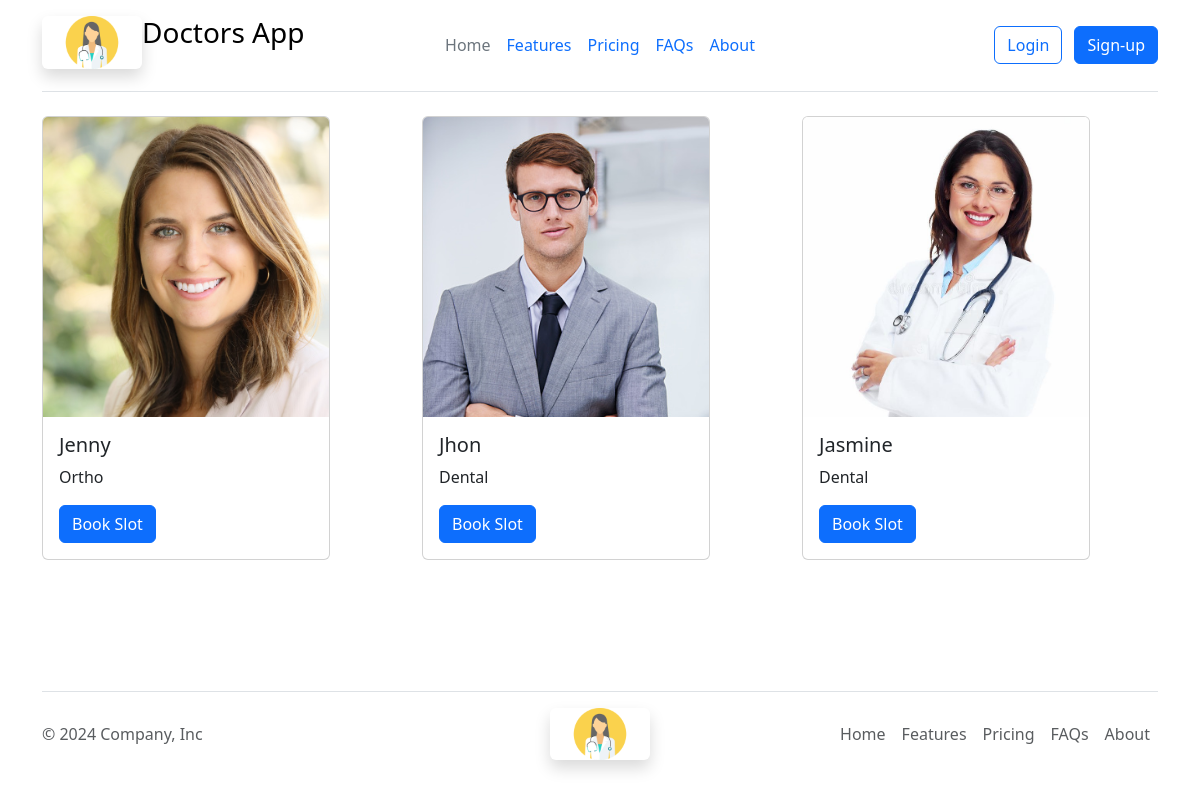
/home/, run on the app's committed database.
### myapp/models.py (models this page shows, shortened)
class Userdata2(models.Model):
    doctor_name=models.CharField(max_length=100)
    doctor_img=models.ImageField(upload_to='doctors/')
    spec=models.CharField(max_length=50)

### myapp/views.py (the view)
# urls.py: path('home/',views.home_page,name='home'),
def home_page(request):
    doctors=Userdata2.objects.all()
    return render(request,'home.html',{'doctor_info':doctors})

### templates/home.html (shortened to what this page needs)
<!DOCTYPE html>
<html lang="en">
<head>
    <link href="https://cdn.jsdelivr.net/npm/bootstrap@5.3.3/dist/css/bootstrap.min.css" rel="stylesheet">
</head>
<body>
   <div class="container">
    <header class="d-flex flex-wrap align-items-center justify-content-center justify-content-md-between py-3 mb-4 border-bottom">
      <div class="col-md-3 mb-2 mb-md-0">
        <a href="/" class="d-inline-flex link-body-emphasis text-decoration-none">
          <img class="img-fluid rounded shadow" src="../static/imgD2.png" width="100px" height="60px" alt="">
          <h3>Doctors App</h3>
        </a>
      </div>
      <ul class="nav col-12 col-md-auto mb-2 justify-content-center mb-md-0">
        <li><a href="#" class="nav-link px-2 link-secondary">Home</a></li>
        <li><a href="#" class="nav-link px-2">Features</a></li>
        <li><a href="#" class="nav-link px-2">Pricing</a></li>
        <li><a href="#" class="nav-link px-2">FAQs</a></li>
        <li><a href="#" class="nav-link px-2">About</a></li>
      </ul>
      <div class="col-md-3 text-end">
        <a href="{% url 'login' %}"><button type="button" class="btn btn-outline-primary me-2">Login</button></a>
        <a href="{% url 'signup' %}"><button type="button" class="btn btn-primary">Sign-up</button></a>
      </div>
    </header>
  </div>
     <div class="container">
      <div class="row">
        {% for i in doctor_info %}
        <div class="col-4">
          <div class="card" style="width: 18rem;">
            <img src="{{ i.doctor_img.url }}" class="card-img-top" alt="..." style="object-fit: cover;object-position: top; width: 100%;height: 300px;">
            <div class="card-body">
              <h5 class="card-title">{{ i.doctor_name }}</h5>
              <p class="card-text">{{ i.spec }}</p>
              <a href="{% url 'form' i.id %}" class="btn btn-primary">Book Slot</a>
            </div>
          </div>
        </div>
        {% endfor %}
      </div>
     </div>
    <div class="container fixed-bottom">
        <footer class="d-flex flex-wrap justify-content-between align-items-center py-3 my-4 border-top">
          <p class="col-md-4 mb-0 text-body-secondary">&copy; 2024 Company, Inc</p>
          <a href="/" class="col-md-4 d-flex align-items-center justify-content-center mb-3 mb-md-0 me-md-auto link-body-emphasis text-decoration-none">
            <img class="img-fluid rounded shadow" src="../static/imgD2.png" width="100px" height="60px" alt="">
          </a>
          <ul class="nav col-md-4 justify-content-end">
            <li class="nav-item"><a href="#" class="nav-link px-2 text-body-secondary">Home</a></li>
            <li class="nav-item"><a href="#" class="nav-link px-2 text-body-secondary">Features</a></li>
            <li class="nav-item"><a href="#" class="nav-link px-2 text-body-secondary">Pricing</a></li>
            <li class="nav-item"><a href="#" class="nav-link px-2 text-body-secondary">FAQs</a></li>
            <li class="nav-item"><a href="#" class="nav-link px-2 text-body-secondary">About</a></li>
          </ul>
        </footer>
      </div>
</body>
</html>

### data on the page
Userdata2: doctor_img (picture), doctor_name "Jenny", spec "Ortho"
Userdata2: doctor_img (picture), doctor_name "Jhon", spec "Dental"
Userdata2: doctor_img (picture), doctor_name "Jasmine", spec "Dental"
